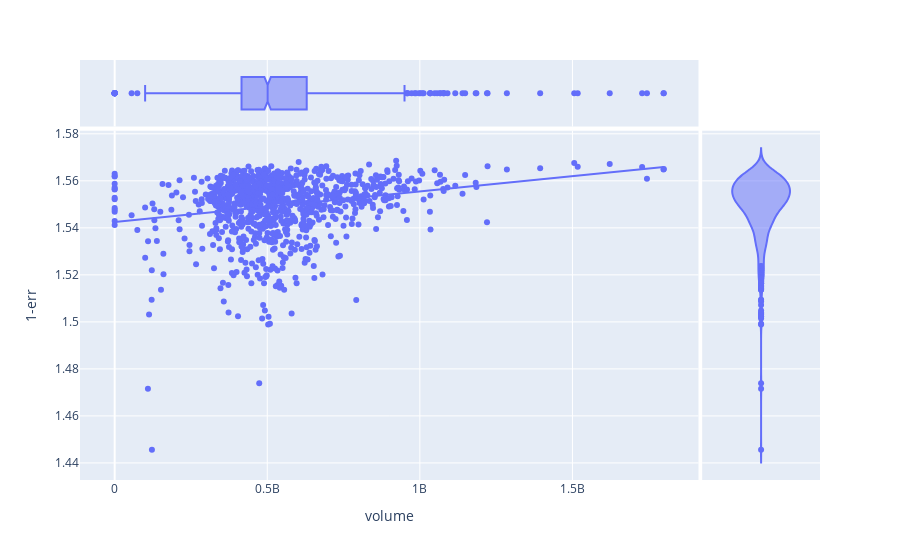

This figure's notebook cell:
### Code cell
period = data[600:1600]

fig = px.scatter(period, x="volume", y="1-err", marginal_y="violin",
           marginal_x="box", trendline="ols")
fig.show()

### Figure 1 — Plotly figure (JSON) as saved in the notebook; plotly's stock layout.template omitted (floating-point values rounded to 4 significant figures; data arrays with more than 128 entries replaced by an {"elided": "..."} marker saying what was removed)
{"data": [{"hovertemplate": "volume=%{x}<br>1-err=%{y}<extra></extra>", "legendgroup": "", "marker": {"color": "#636efa", "symbol": "circle"}, "mode": "markers", "name": "", "showlegend": false, "type": "scatter", "x": {"elided": "989 int values"}, "xaxis": "x", "y": {"elided": "989 float values"}, "yaxis": "y"}, {"alignmentgroup": "True", "hovertemplate": "volume=%{x}<extra></extra>", "legendgroup": "", "marker": {"color": "#636efa", "symbol": "circle"}, "name": "", "notched": true, "offsetgroup": "", "showlegend": false, "type": "box", "x": {"elided": "989 int values"}, "xaxis": "x3", "yaxis": "y3"}, {"alignmentgroup": "True", "hovertemplate": "1-err=%{y}<extra></extra>", "legendgroup": "", "marker": {"color": "#636efa", "symbol": "circle"}, "name": "", "offsetgroup": "", "scalegroup": "y", "showlegend": false, "type": "violin", "xaxis": "x2", "y": {"elided": "989 float values"}, "yaxis": "y2"}, {"hovertemplate": "<b>OLS trendline</b><br>1-err = 1.29716e-11 * volume + 1.54251<br>R<sup>2</sup>=0.047847<br><br>volume=%{x}<br>1-err=%{y} <b>(trend)</b><extra></extra>", "legendgroup": "", "marker": {"color": "#636efa", "symbol": "circle"}, "mode": "lines", "name": "", "showlegend": false, "type": "scatter", "x": {"elided": "989 int values"}, "xaxis": "x", "y": {"elided": "989 float values"}, "yaxis": "y"}], "layout": {"legend": {"tracegroupgap": 0}, "margin": {"t": 60}, "xaxis": {"anchor": "y", "domain": [0, 0.8358], "title": {"text": "volume"}}, "xaxis2": {"anchor": "y2", "domain": [0.8408, 1], "matches": "x2", "showgrid": false, "showline": false, "showticklabels": false, "ticks": ""}, "xaxis3": {"anchor": "y3", "domain": [0, 0.8358], "matches": "x", "showgrid": true, "showticklabels": false}, "xaxis4": {"anchor": "y4", "domain": [0.8408, 1], "matches": "x2", "showgrid": false, "showline": false, "showticklabels": false, "ticks": ""}, "yaxis": {"anchor": "x", "domain": [0, 0.8316], "title": {"text": "1-err"}}, "yaxis2": {"anchor": "x2", "domain": [0, 0.8316], "matches": "y", "showgrid": true, "showticklabels": false}, "yaxis3": {"anchor": "x3", "domain": [0.8416, 1], "matches": "y3", "showgrid": false, "showline": false, "showticklabels": false, "ticks": ""}, "yaxis4": {"anchor": "x4", "domain": [0.8416, 1], "matches": "y3", "showgrid": true, "showline": false, "showticklabels": false, "ticks": ""}}}
